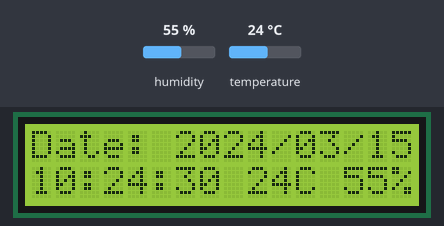
Recording of a sketch running on a simulated Arduino Uno, built with avr-gcc and run on an emulated ATmega328P. Parts: 16×2 character LCD. The inputs (shaded band) are chosen by the test bench; at power-on: temperature 24 °C, humidity 55 %. The local clock reads 2024-03-15 10:24:30 at power-on unless the sketch sets it; what the sketch prints to the serial monitor is not drawn.

Above: at 1.2 s.
1.3 s: temperature set to 11 °C
At 3.5 s:
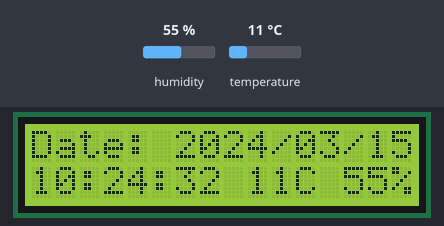
5.4 s: temperature set to 8 °C
At 8.1 s:
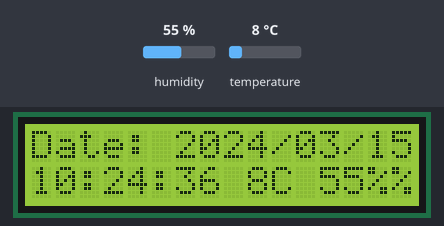
9.5 s: humidity set to 22 %
At 13.5 s:
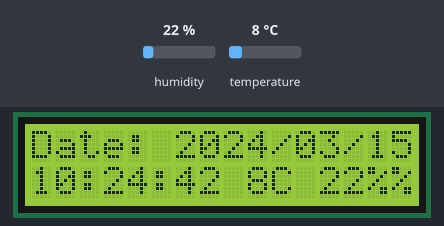
13.6 s: humidity set to 40 %
At 16.3 s:
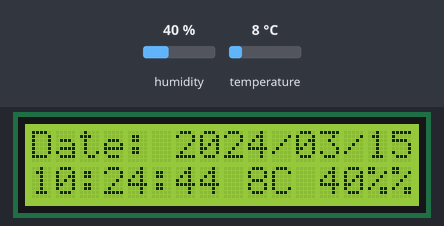
Timing chart, 0 to 17.8 s (numbered marks = the images above; inputs shaded):
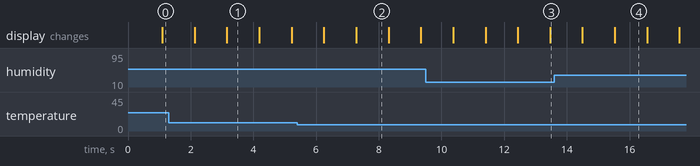

The sketch:

myProjectV0.5.ino
```cpp
/*
 * 人外 1
 * buttom 1
 * servo 1
 * motor 1
 *
 * HDT 1 @
 * lcd  6  @
 * tone 1 @
 *
 */


//#include "DHT.h"
#include "dht11.h"
#include <LiquidCrystal.h>
#include <Wire.h>
#include "RTClib.h"

//DHT
dht11 DHT11;
#define DHT11PIN 10


//Tone
#define NOTE_C4  262
#define melody NOTE_C4

//RTC
RTC_DS1307 RTC;
//LCD
LiquidCrystal lcd(12,11,5,4,3,2);  //定义脚位

//Time & Date
String time="Time: ";
String date="Date: ";
String sd, me, hr, dy, mh, yr;

//Tone
const int beep = 13;
// notes in the melody:
#define NOTE_C4  262
#define melody NOTE_C4


void setup () {
    Serial.begin(9600);
    //pinMode(13, OUTPUT); //tone

     // LCD
    lcd.begin(16,2); //设置LCD显示的数目。16 X 2：16格2行。
    //lcd.print("hello,Han!"); //将hello,world!显示在LCD上

    Wire.begin();
    RTC.begin();
  if (! RTC.isrunning()) {
    Serial.println("RTC is NOT running!");
    // following line sets the RTC to the date & time this sketch was compiled
    RTC.adjust(DateTime(__DATE__, __TIME__));
  }
}

void loop () {
    int chk = DHT11.read(DHT11PIN);


    switch (chk){
      case DHTLIB_OK:
                Serial.println("OK");
                break;
      case DHTLIB_ERROR_CHECKSUM:
                Serial.println("Checksum error");
                break;
      case DHTLIB_ERROR_TIMEOUT:
                Serial.println("Time out error");
                break;
      default:
                Serial.println("Unknown error");
                break;
    }


    Serial.print("Temperature (oC): ");
    Serial.println((float)DHT11.temperature, 1);


    DateTime now = RTC.now(); //get the time


    Serial.print(now.year(), DEC);
    Serial.print('/');
    Serial.print(now.month(), DEC);
    Serial.print('/');
    Serial.print(now.day(), DEC);
    Serial.print(' ');
    Serial.print(now.hour(), DEC);
    Serial.print(':');
    Serial.print(now.minute(), DEC);
    Serial.print(':');
    Serial.print(now.second(), DEC);
    Serial.println();
    delay(1000);


    // Fix the zero string in LCD
    if(now.second() < 10) sd = "0";
    else sd ="";
    if(now.minute() < 10) me = "0";
    else me ="";
    if(now.hour() < 10) hr = "0";
    else hr ="";

    if(now.day() < 10) dy = "0";
    else dy ="";
    if(now.month() < 10) mh = "0";
    else mh ="";
    if(now.year() < 10) yr = "0";
    else yr ="";

    //将闪烁的光标设置到column 0, line 1 (注释：从0开始数起，line 0是显示第一行，line 1是第二行。)
    //lcd.setCursor(0,0);
    //lcd.print(time + hr + now.hour() + ":" + me +  now.minute() + ":" + sd + now.second());  //开机后屏幕现实时间
    lcd.setCursor(0,0);
    lcd.print(date + yr + now.year() + "/" + mh + now.month() + "/" + dy + now.day());  //开机后屏幕现实时间
    lcd.setCursor(0,1);
    lcd.print(hr + now.hour() + ":" + me +  now.minute() + ":" + sd + now.second() + " " + DHT11.temperature + "C " + DHT11.humidity +"%");

    if(now.hour() == 6){ // 6点
      if(now.minute()<= 3) // 3分钟
        tone(beep, melody);
    }


}
```

Measured:
- the behaviour switches between 10 and 9 °C on temperature (found by bisection; images 1 and 2)
- after the input at 5.4 s, the display: first differs from a run without the input after 1.9 s (image 2)
- what the display in image 1 shows lasts 1.0 s, from 3.2 s to 4.2 s
